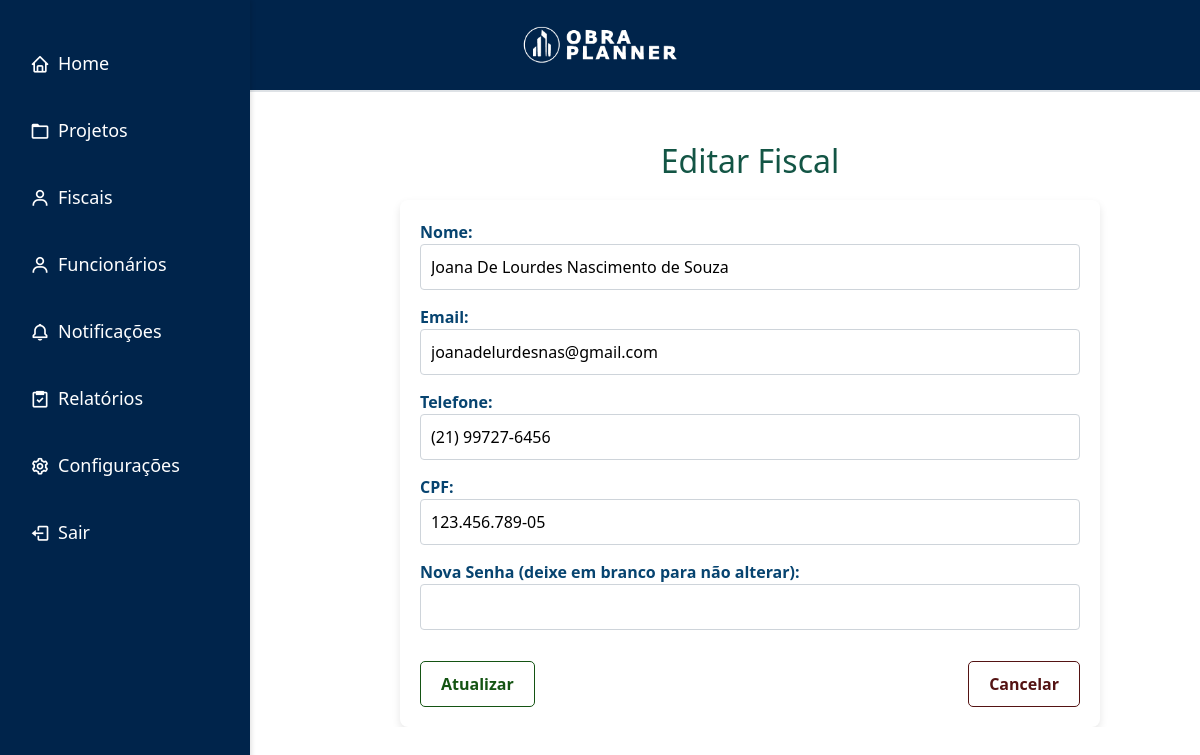
The app's page /empresa/fiscal/editfis.php?id=14 with its own data.
### tables this page shows
CREATE TABLE IF NOT EXISTS `fiscais` (
  `fiscal_id` int(11) NOT NULL AUTO_INCREMENT,
  `nome` varchar(255) NOT NULL,
  `email` varchar(255) NOT NULL,
  `telefone` varchar(20) DEFAULT NULL,
  `senha` varchar(255) NOT NULL,
  `cpf` varchar(20) NOT NULL,
  `empresa_id` int(11) DEFAULT NULL,
  `foto` varchar(255) DEFAULT NULL,
  `ativa` enum('ativa','desativada') DEFAULT 'ativa',
  PRIMARY KEY (`fiscal_id`),
  UNIQUE KEY `email` (`email`),
  UNIQUE KEY `cpf` (`cpf`),
  KEY `empresa_id` (`empresa_id`),
  CONSTRAINT `fiscais_ibfk_1` FOREIGN KEY (`empresa_id`) REFERENCES `empresas` (`empresa_id`)
);

### empresa/fiscal/editfis.php (the view, shortened to what this page needs)
<?php
include '../../includes/db_connect.php';
if (isset($_GET['id'])) {
    $fiscal_id = $_GET['id'];
    $sql = "SELECT * FROM fiscais WHERE fiscal_id = ?";
    $stmt = $conn->prepare($sql);
    $stmt->bind_param("i", $fiscal_id);
    $stmt->execute();
    $result = $stmt->get_result();
    $fiscal = $result->fetch_assoc();
} else {
    echo "ID do fiscal não fornecido.";
    exit;
}
?>
<!DOCTYPE html>
<html lang="pt-br">
<head>
    <link rel="stylesheet" href="../style.css">
    <link href='https://unpkg.com/boxicons@2.0.7/css/boxicons.min.css' rel='stylesheet'>
    <link href="https://cdn.jsdelivr.net/npm/bootstrap@5.0.2/dist/css/bootstrap.min.css" rel="stylesheet">
</head>
<body>
    <header>
        <div class="logo">
            <img src="../../imgs/obraplanner7.png" alt="Logo do ObraPlanner" style="max-height: 50px;">
        </div>
    </header>
    <nav class="sidebar">
        <ul>
            <li><a href="../dash.php"><i class="bx bx-home"></i> Home</a></li>
            <li><a href="../projetos/proj.php"><i class="bx bx-folder"></i> Projetos</a></li>
            <li><a href="fis.php"><i class="bx bx-user"></i> Fiscais</a></li>
            <li><a href="../funcionarios/func.php"><i class="bx bx-user"></i> Funcionários</a></li>
            <li><a href="../notificacaos/not.php"><i class="bx bx-bell"></i> Notificações</a></li>
            <li><a href="../relemp/relemp.php"><i class="bx bx-task"></i> Relatórios</a></li>
            <li><a href="../config/config.php"><i class="bx bx-cog"></i> Configurações</a></li>
            <li><a href="../../index.php" class="btn-logout"><i class="bx bx-log-out"></i> Sair</a></li>
        </ul>
    </nav>
    <main role="main" class="col-md-9 ml-sm-auto col-lg-10 px-4" style="margin-left: 250px; padding-top: 50px;">
        <h2>Editar Fiscal</h2>
        <form method="POST">
            <div class="form-group">
                <label for="nome">Nome:</label>
                <input type="text" id="nome" name="nome" value="<?php echo htmlspecialchars($fiscal['nome']); ?>" required>
            </div>
            <div class="form-group">
                <label for="email">Email:</label>
                <input type="email" id="email" name="email" value="<?php echo htmlspecialchars($fiscal['email']); ?>" required>
            </div>
            <div class="form-group">
                <label for="telefone">Telefone:</label>
                <input type="text" id="telefone" name="telefone" value="<?php echo htmlspecialchars($fiscal['telefone']); ?>">
            </div>
            <div class="form-group">
                <label for="cpf">CPF:</label>
                <input type="text" id="cpf" name="cpf" value="<?php echo htmlspecialchars($fiscal['cpf']); ?>" required>
            </div>
            <div class="form-group">
                <label for="senha">Nova Senha (deixe em branco para não alterar):</label>
                <input type="password" id="senha" name="senha">
            </div>
            <div class="button-container mt-3">
                <button type="submit" class="btncriar">Atualizar</button>
                <a href="fis.php" class="btnback">Cancelar</a>
            </div>
        </form>
    </main>
</body>
</html>

### empresa/style.css (style rules this page uses)
:root { --co1: #00244b; --co2: #003d80; --co3: #074470; --co4: #01306e; --co5: #0056b3; --co8: #539ff0; --co10: #07488d; --co11: #003d7a; --co12: #132154; --co13: #324363; --co17: #fff; --co18: #000; --co19: #333; --co20: #0c382e; --co21: #145413; --co22: #541313; --co23: #dee2e6; --co24: #135545; --co25: #ffe600; }
html, body { width: 100vw; overflow-x: hidden; margin: 0; font-family: 'Lexend', sans-serif; }
header { display: flex; justify-content: center; background-color: var(--co1); padding: 20px 30px; border-bottom: 2px solid var(--co23); }
.logo img { max-height: 50px; }
.sidebar { width: 250px; background-color: var(--co1); color: #fff; padding: 20px; box-shadow: 2px 0 4px rgba(0, 0, 0, 0.1); display: flex; flex-direction: column; height: 100vh; position: fixed; top: 0; left: 0; z-index: 1000; }
.sidebar ul { list-style-type: none; padding: 0; margin: 0; flex: 1; }
.sidebar ul li { margin: 20px 0; }
.sidebar ul li a { color: #fff; text-decoration: none; font-size: 18px; display: flex; align-items: center; padding: 10px; border-radius: 5px; transition: background-color 0.3s; }
.sidebar ul li a i { margin-right: 8px; font-size: 20px; }

### empresa/fiscal/editfis.php (style rules this page uses)
h2 { text-align: center; color: #135545; margin-bottom: 20px; }
form { width: 100%; max-width: 700px; background-color: #fff; padding: 20px; border-radius: 8px; box-shadow: 0 4px 8px rgba(0, 0, 0, 0.1); margin: 0 auto; }
label { font-weight: bold; color: #074470; }
input[type="text"], input[type="email"], input[type="tel"], input[type="password"] { padding: 10px; border: 1px solid #ced4da; border-radius: 4px; font-size: 16px; width: 100%; box-sizing: border-box; margin-bottom: 15px; }
.button-container { display: flex; justify-content: space-between; margin-top: 20px; }
.button-container button, .button-container a { padding: 10px 20px; font-size: 16px; text-decoration: none; }
.btncriar { background-color: #fff; color:#145413; border: solid 1px #145413; border-radius: 5px; cursor: pointer; font-weight: bold; }
.btnback { background-color: #fff; color:#541313; border: solid 1px #541313; border-radius: 5px; cursor: pointer; font-weight: bold; }

### records on screen
fiscais: nome "Joana De Lourdes Nascimento de Souza", email "joanadelurdesnas@gmail.com", telefone "(21) 99727-6456", cpf "123.456.789-05"
